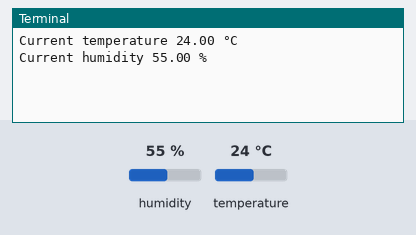
A program run on a simulated Raspberry Pi (BCM pin numbers). On the bench: the last lines printed to the terminal. The test bench sets the inputs (shaded band); at power-on: humidity 55 %, temperature 24 °C.

Above: at 1.2 s.
1.3 s: humidity set to 22 %
At 3.1 s:
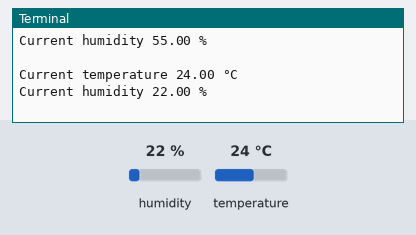
3.4 s: temperature set to 12 °C
At 4.0 s:
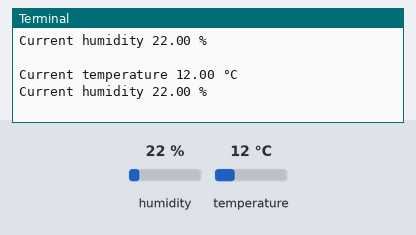
5.5 s: humidity set to 40 %
At 7.9 s:
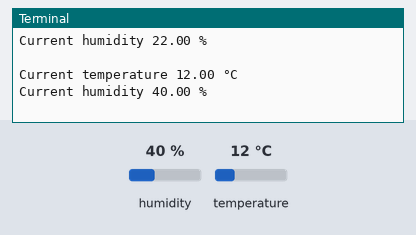
Timing chart, 0 to 9.4 s (numbered marks = the images above; inputs shaded):
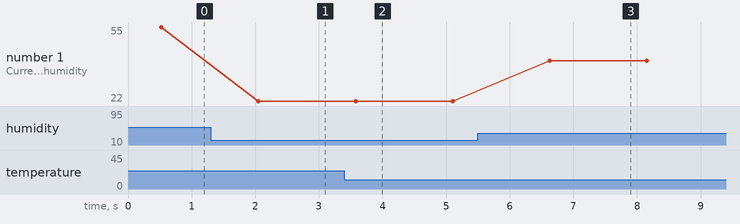

The program:

temperature.py
```python
import Adafruit_DHT
from time import sleep

DHT_SENSOR = Adafruit_DHT.DHT22
DHT_PIN = 4

while True:
    humidity, temperature = Adafruit_DHT.read_retry(DHT_SENSOR, DHT_PIN)
    print(f"Current temperature {temperature:.2f} °C\nCurrent humidity {humidity:.2f} %\n")
    sleep(1)
```

Measured:
- after the input at 1.3 s, the terminal: prints a new line after 0.75 s (image 1)
- after the input at 3.4 s, the terminal: prints a new line after 0.18 s (image 2)
- after the input at 5.5 s, the terminal: prints a new line after 1.1 s (image 3)
- plotted number 1: 55 → 22 after the input at 1.3 s, 22 → 40 after the input at 5.5 s
